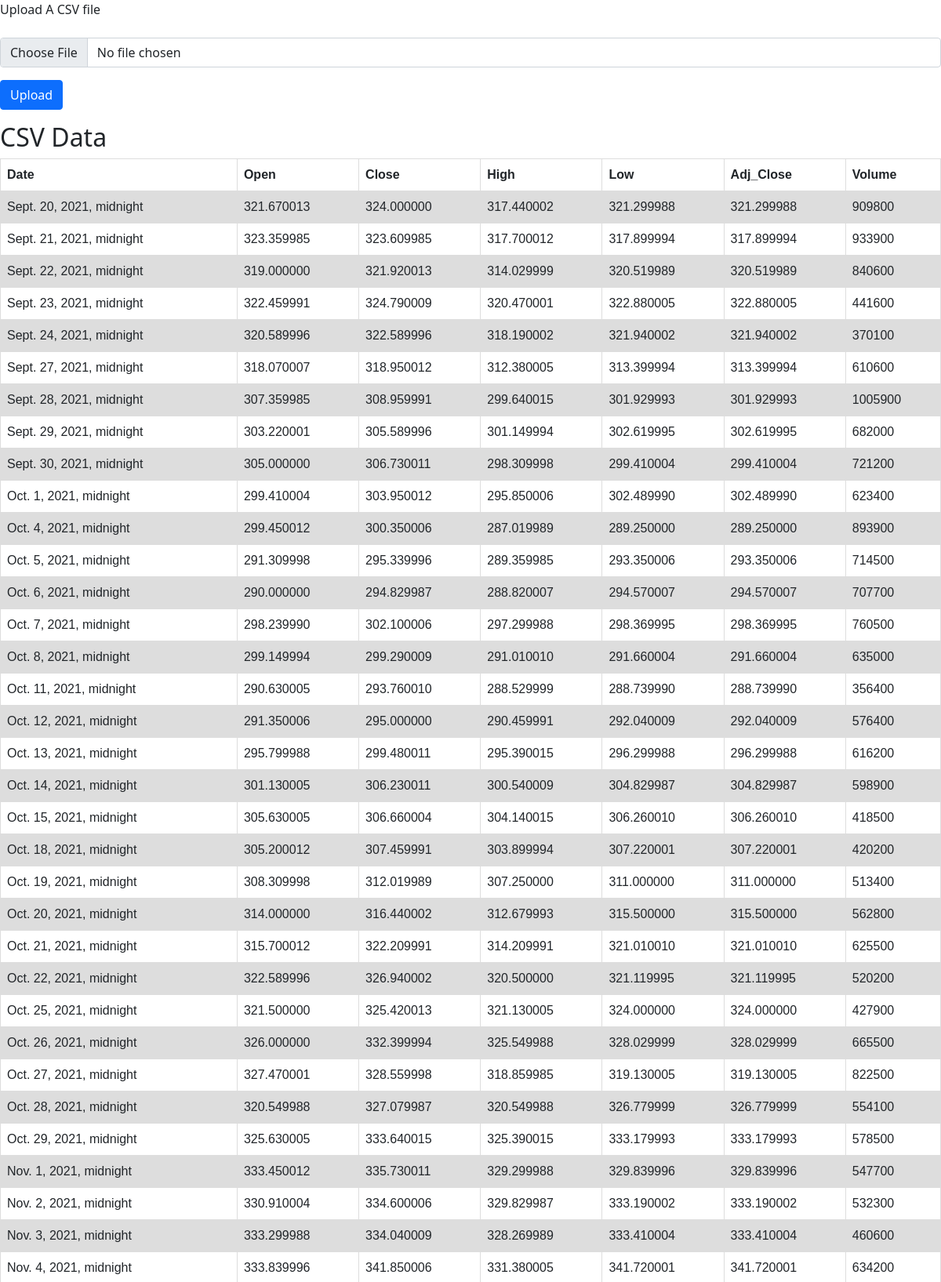
The page / (upper part) on the database its author committed.
### rdata/models.py (models this page shows)
class TradingData(models.Model):
    Date = models.DateTimeField(default=now, blank=True)
    Open = models.CharField(max_length=100, blank=True)
    Close = models.CharField(max_length=100, blank=True)
    High = models.CharField(max_length=100, blank=True)
    Low = models.CharField(max_length=100, blank=True)
    Adj_Close = models.CharField(max_length=100, blank=True)
    Volume = models.CharField(max_length=100, blank=True)

### rdata/views.py (the view, shortened to what this page needs)
# urls.py: path('', views.index, name='home'),
def index(request):
    data = TradingData.objects.all()
    return render(request, 'index.html', {"key_data": data})

### templates/index.html (shortened to what this page needs)
<!DOCTYPE html>
<html lang="en">
  <head>
    <link
      href="https://cdn.jsdelivr.net/npm/bootstrap@5.0.2/dist/css/bootstrap.min.css"
      rel="stylesheet"
    />
  </head>
  <body>
    <div class="mb-3">
      <div class="mb-3"><label class="form-label" for="customFile"
        >Upload A CSV file</label
      ></div>
      <form method='POST' enctype="multipart/form-data">
        <div class="mb-3">
          <input
            type="file"
            name="document"
            id="document"
            required="required"
            class="form-control"
          />
        </div class="mb-3">
        <div><button class="btn btn-primary" id="Submit">Upload</button></div>
      </form>
    </div>
    <div><h2>CSV Data</h2>
<table>
  <tr>
    <th>Date</th>
    <th>Open</th>
    <th>Close</th>
    <th>High</th>
    <th>Low</th>
    <th>Adj_Close</th>
    <th>Volume</th>
  </tr>
    {% for o in key_data %}
    <tr>
    <td>{{o.Date}}</td>
    <td>{{o.Open}}</td>
    <td>{{o.Close}}</td>
    <td>{{o.High}}</td>
    <td>{{o.Low}}</td>
    <td>{{o.Adj_Close}}</td>
    <td>{{o.Volume}}</td>
    </tr>
    {% endfor %}
</table></div>
  </body>
</html>

### templates/index.html (style rules this page uses)
table { font-family: arial, sans-serif; border-collapse: collapse; width: 100%; }
td, th { border: 1px solid #dddddd; text-align: left; padding: 8px; }
tr:nth-child(even) { background-color: #dddddd; }

### rows shown on the page
TradingData: Date "Sept. 20, 2021, midnight", Open "321.670013", Close "324.000000", High "317.440002", Low "321.299988", Adj_Close "321.299988", Volume "909800"
TradingData: Date "Sept. 21, 2021, midnight", Open "323.359985", Close "323.609985", High "317.700012", Low "317.899994", Adj_Close "317.899994", Volume "933900"
TradingData: Date "Sept. 22, 2021, midnight", Open "319.000000", Close "321.920013", High "314.029999", Low "320.519989", Adj_Close "320.519989", Volume "840600"
TradingData: Date "Sept. 23, 2021, midnight", Open "322.459991", Close "324.790009", High "320.470001", Low "322.880005", Adj_Close "322.880005", Volume "441600"
TradingData: Date "Sept. 24, 2021, midnight", Open "320.589996", Close "322.589996", High "318.190002", Low "321.940002", Adj_Close "321.940002", Volume "370100"
TradingData: Date "Sept. 27, 2021, midnight", Open "318.070007", Close "318.950012", High "312.380005", Low "313.399994", Adj_Close "313.399994", Volume "610600"
TradingData: Date "Sept. 28, 2021, midnight", Open "307.359985", Close "308.959991", High "299.640015", Low "301.929993", Adj_Close "301.929993", Volume "1005900"
TradingData: Date "Sept. 29, 2021, midnight", Open "303.220001", Close "305.589996", High "301.149994", Low "302.619995", Adj_Close "302.619995", Volume "682000"
TradingData: Date "Sept. 30, 2021, midnight", Open "305.000000", Close "306.730011", High "298.309998", Low "299.410004", Adj_Close "299.410004", Volume "721200"
TradingData: Date "Oct. 1, 2021, midnight", Open "299.410004", Close "303.950012", High "295.850006", Low "302.489990", Adj_Close "302.489990", Volume "623400"
TradingData: Date "Oct. 4, 2021, midnight", Open "299.450012", Close "300.350006", High "287.019989", Low "289.250000", Adj_Close "289.250000", Volume "893900"
TradingData: Date "Oct. 5, 2021, midnight", Open "291.309998", Close "295.339996", High "289.359985", Low "293.350006", Adj_Close "293.350006", Volume "714500"
TradingData: Date "Oct. 6, 2021, midnight", Open "290.000000", Close "294.829987", High "288.820007", Low "294.570007", Adj_Close "294.570007", Volume "707700"
TradingData: Date "Oct. 7, 2021, midnight", Open "298.239990", Close "302.100006", High "297.299988", Low "298.369995", Adj_Close "298.369995", Volume "760500"
TradingData: Date "Oct. 8, 2021, midnight", Open "299.149994", Close "299.290009", High "291.010010", Low "291.660004", Adj_Close "291.660004", Volume "635000"
TradingData: Date "Oct. 11, 2021, midnight", Open "290.630005", Close "293.760010", High "288.529999", Low "288.739990", Adj_Close "288.739990", Volume "356400"
TradingData: Date "Oct. 12, 2021, midnight", Open "291.350006", Close "295.000000", High "290.459991", Low "292.040009", Adj_Close "292.040009", Volume "576400"
TradingData: Date "Oct. 13, 2021, midnight", Open "295.799988", Close "299.480011", High "295.390015", Low "296.299988", Adj_Close "296.299988", Volume "616200"
TradingData: Date "Oct. 14, 2021, midnight", Open "301.130005", Close "306.230011", High "300.540009", Low "304.829987", Adj_Close "304.829987", Volume "598900"
TradingData: Date "Oct. 15, 2021, midnight", Open "305.630005", Close "306.660004", High "304.140015", Low "306.260010", Adj_Close "306.260010", Volume "418500"
TradingData: Date "Oct. 18, 2021, midnight", Open "305.200012", Close "307.459991", High "303.899994", Low "307.220001", Adj_Close "307.220001", Volume "420200"
TradingData: Date "Oct. 19, 2021, midnight", Open "308.309998", Close "312.019989", High "307.250000", Low "311.000000", Adj_Close "311.000000", Volume "513400"
TradingData: Date "Oct. 20, 2021, midnight", Open "314.000000", Close "316.440002", High "312.679993", Low "315.500000", Adj_Close "315.500000", Volume "562800"
TradingData: Date "Oct. 21, 2021, midnight", Open "315.700012", Close "322.209991", High "314.209991", Low "321.010010", Adj_Close "321.010010", Volume "625500"
TradingData: Date "Oct. 22, 2021, midnight", Open "322.589996", Close "326.940002", High "320.500000", Low "321.119995", Adj_Close "321.119995", Volume "520200"
TradingData: Date "Oct. 25, 2021, midnight", Open "321.500000", Close "325.420013", High "321.130005", Low "324.000000", Adj_Close "324.000000", Volume "427900"
TradingData: Date "Oct. 26, 2021, midnight", Open "326.000000", Close "332.399994", High "325.549988", Low "328.029999", Adj_Close "328.029999", Volume "665500"
TradingData: Date "Oct. 27, 2021, midnight", Open "327.470001", Close "328.559998", High "318.859985", Low "319.130005", Adj_Close "319.130005", Volume "822500"
TradingData: Date "Oct. 28, 2021, midnight", Open "320.549988", Close "327.079987", High "320.549988", Low "326.779999", Adj_Close "326.779999", Volume "554100"
TradingData: Date "Oct. 29, 2021, midnight", Open "325.630005", Close "333.640015", High "325.390015", Low "333.179993", Adj_Close "333.179993", Volume "578500"
TradingData: Date "Nov. 1, 2021, midnight", Open "333.450012", Close "335.730011", High "329.299988", Low "329.839996", Adj_Close "329.839996", Volume "547700"
TradingData: Date "Nov. 2, 2021, midnight", Open "330.910004", Close "334.600006", High "329.829987", Low "333.190002", Adj_Close "333.190002", Volume "532300"
TradingData: Date "Nov. 3, 2021, midnight", Open "333.299988", Close "334.040009", High "328.269989", Low "333.410004", Adj_Close "333.410004", Volume "460600"
TradingData: Date "Nov. 4, 2021, midnight", Open "333.839996", Close "341.850006", High "331.380005", Low "341.720001", Adj_Close "341.720001", Volume "634200"
